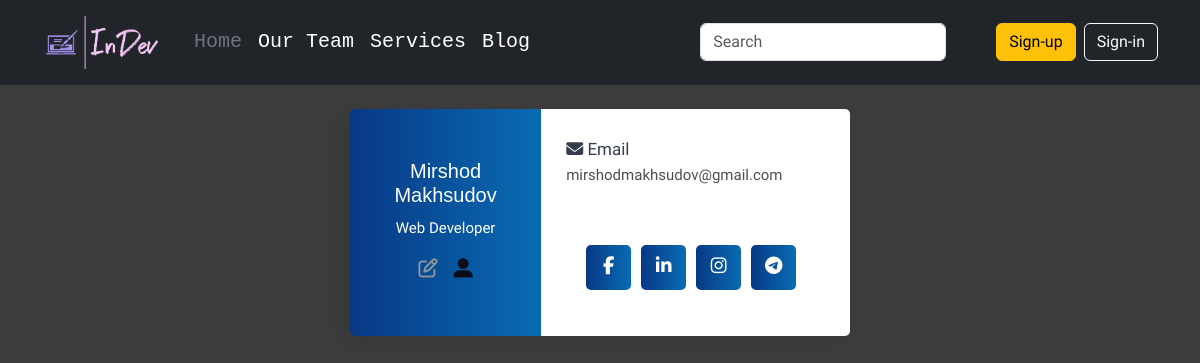
The app's page /team with its own data.
### InDev/models.py (models this page shows, shortened)
class Developer(db.Model, UserMixin):
    id = db.Column(db.Integer(), primary_key=True)
    first_name = db.Column(db.String(length=30), nullable=False)
    last_name = db.Column(db.String(length=30))
    username = db.Column(db.String(), nullable=False, unique=True)
    email_address = db.Column(db.String(), unique=True)
    password_hash = db.Column(db.String(), nullable=False)
    budget = db.Column(db.Integer(), nullable=False, default=0)
    date_added = db.Column(db.String(20), default=date.today())
    posts = db.relationship('Post', backref='author')
    admin = db.Column(db.Boolean(), default=False)
    profile_pic = db.Column(db.String(), nullable=True)
    @property
    def password(self):
        return self.password

### InDev/routes.py (the view)
@app.route('/team')
def team():
    devs = Developer.query.all()
    return render_template('developers.html', devs=devs)

### InDev/forms.py
class SearchForm(FlaskForm):
    searched = StringField("Searched", validators=[DataRequired()])
    submit = SubmitField("Submit")

### InDev/routes.py (called while the page is built)
@app.context_processor
def base():
    form = SearchForm()
    return dict(form=form)

### InDev/templates/developers.html (shortened to what this page needs)
{% extends 'base.html' %}
{% block content %}
<div class="container align-content-center"
     style="display: flex;
            justify-content: center;
            flex-wrap: wrap;
            flex-direction: column;
            align-items: stretch;
            ">
    {% for dev in devs %}
        <div class="wrapper">
            <div class="left flex-column justify-content-center" style="display: flex">
                <h4>{{ dev.first_name }} {{ dev.last_name }}</h4>
                <p>Web Developer</p>
                <div class="flex-row">
                    <a href="{{ url_for('update_dev_info', dev_id=dev.id) }}"><i style="color: #95999c; margin-right: 1vw;" class="far fa-edit" aria-hidden="true"></i></a>
                    <a href="{{ url_for('developer_page', dev_id=dev.id) }}"><i style="color: #0B0D19;" class="fa fa-user-alt" aria-hidden="true"></i></a>
                </div>
            </div>
            <div class="right">
                <div class="info">
                    <div class="info_data">
                         <div class="data">
                            <h4><i class="fa fa-envelope"></i> Email</h4>
                            <p>{{ dev.email_address }}</p>
                         </div>
                    </div>
                </div>
                <div class="social_media">
                    <ul style="padding: 0; margin-top: 4vh;">
                        <li style="margin-top: 2vh"><a href="#"><i class="fab fa-facebook-f"></i></a></li>
                        <li style="margin-top: 2vh"><a href="#"><i class="fab fa-linkedin-in"></i></a></li>
                        <li style="margin-top: 2vh"><a href="#"><i class="fab fa-instagram"></i></a></li>
                        <li style="margin-top: 2vh"><a href="#"><i class="fab fa-telegram-plane"></i></a></li>
                    </ul>
                </div>
            </div>
        </div>
    {% endfor %}
</div>
{% endblock %}

### records on screen
Developer: first_name "Mirshod", last_name "Makhsudov", email_address "mirshodmakhsudov@gmail.com"
